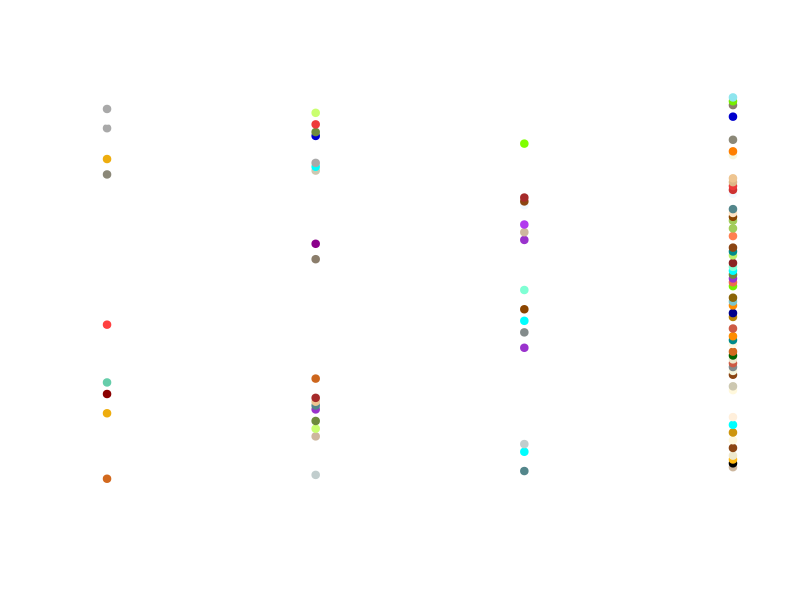

Source code (R):
# MARKOV CHAIN

transition.probabilities <- c(0, 1/3, 1/4, 5/12, 
                              1/4, 1/4, 1/4, 1/4,
                              0, 0, 1/4, 3/4,
                              1/8, 1/8, 1/8, 5/8)
Q <- matrix(transition.probabilities, 4, 4, byrow = TRUE)
Q
rowSums(Q)

SIMS <- 100
state.space <- 1:4
chain <- rep(0, SIMS)
chain[1] <- sample(state.space, size = 1)
j = 1
while (j < SIMS) {
      chain[j + 1] <- sample(state.space, size = 1, prob = Q[chain[j], ])
      j <- j + 1
}


for(i in state.space){
  prop <- mean(chain == i)
  print(paste("Long-run proportion: State",i,"=", prop))
}



plot(NULL, xlim = c(1,4), ylim = c(0,SIMS), ylab = "", xlab = "", axes = F)
for(i in 1:SIMS){
  points(chain[i], i, col = colors()[sample(SIMS, 1)], pch = 19)
  Sys.sleep(.5)
}





